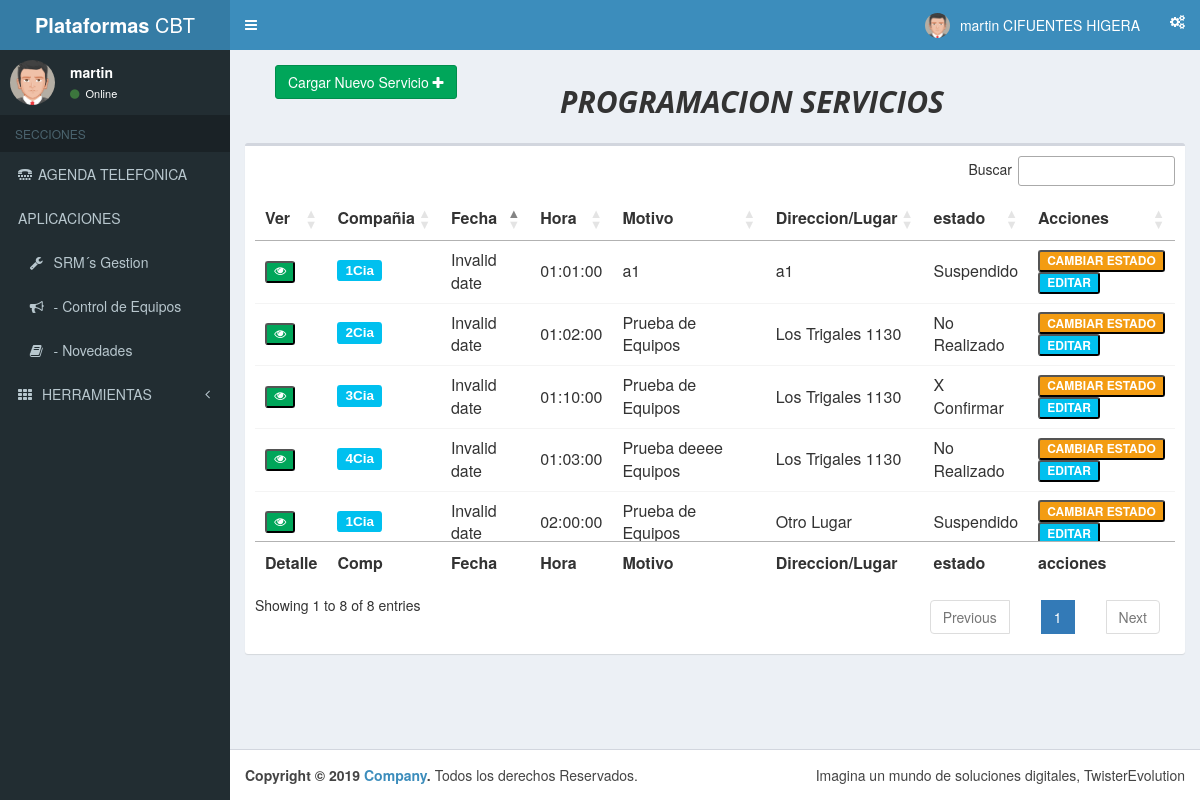
Screenshot of /setservicios.php (signed in) with the database file from the repository.
### tables this page shows
CREATE TABLE `set_servicio` (
  `id` int(11) NOT NULL,
  `fecha` varchar(10) NOT NULL,
  `hora` time NOT NULL,
  `motivo` varchar(500) NOT NULL,
  `direccion` varchar(500) NOT NULL,
  `observaciones` varchar(400) NOT NULL,
  `asignado` varchar(100) NOT NULL,
  `autorizado` varchar(100) NOT NULL,
  `obsCentral` varchar(600) NOT NULL,
  `estado` int(1) NOT NULL,
  `creado` timestamp NOT NULL DEFAULT CURRENT_TIMESTAMP,
  `modificado` varchar(100) NOT NULL,
  `last_update` timestamp NOT NULL DEFAULT '0000-00-00 00:00:00' ON UPDATE CURRENT_TIMESTAMP,
  `c1` int(11) NOT NULL,
  `c2` int(11) NOT NULL,
  `c3` int(11) NOT NULL,
  `c4` int(11) NOT NULL,
  `c5` int(11) NOT NULL,
  `c6` int(11) NOT NULL,
  `c7` int(11) NOT NULL,
  `c8` int(11) NOT NULL,
  `c9` int(11) NOT NULL,
  `c10` int(11) NOT NULL,
  `c11` int(11) NOT NULL,
  `c12` int(11) NOT NULL,
  `c13` int(11) NOT NULL,
  `c14` int(11) NOT NULL,
  `c20` int(11) NOT NULL,
  `c21` int(11) NOT NULL,
  `b1` int(11) NOT NULL,
  `q1` int(11) NOT NULL,
  `m1` int(11) NOT NULL,
  `b2` int(11) NOT NULL,
  `h2` int(11) NOT NULL,
  `hx2` int(11) NOT NULL,
  `b3` int(11) NOT NULL,
  `r3` int(11) NOT NULL,
  `rx3` int(11) NOT NULL,
  `b4` int(11) NOT NULL,
  `bx4` int(11) NOT NULL,
  `g4` int(11) NOT NULL,
  `b5` int(11) NOT NULL,
  `r5` int(11) NOT NULL,
  `b6` int(11) NOT NULL,
  `bx6` int(11) NOT NULL,
  `ba6` int(11) NOT NULL,
  `b7` int(11) NOT NULL,
  `bx7` int(11) NOT NULL,
  `m7` int(11) NOT NULL,
  `b8` int(11) NOT NULL,
  `s8` int(11) NOT NULL,
  `b9` int(11) NOT NULL,
  `b10` int(11) NOT NULL,
  `bx10` int(11) NOT NULL,
  `b11` int(11) NOT NULL,
  `b12` int(11) NOT NULL,
  `b13` int(11) NOT NULL,
  `z13` int(11) NOT NULL,
  `b14` int(11) NOT NULL,
  `k1` int(11) NOT NULL,
  `k2` int(11) NOT NULL,
  `k3` int(11) NOT NULL,
  `k4` int(11) NOT NULL,
  `lt1` int(11) NOT NULL,
  `j1` int(11) NOT NULL,
  `j2` int(11) NOT NULL,
  `j3` int(11) NOT NULL
);

### setservicios.php (the view, shortened to what this page needs)
      <?php
        include_once 'templates/head.php';
        include_once 'templates/header.php';
        include_once 'templates/asidebar.php';
        include_once 'funciones/funciones.php';
        $mostrar="";
        if ($_SESSION['permiso']!=2) {
              $mostrar = "WHERE estado = 0";
             } else{
              $mostrar = "";
             }
        $sql = "SELECT * FROM set_servicio $mostrar";
        $resultado = $conn->query($sql);
      ?>
       <?php
                        if ($_SESSION['permiso']==4) {
                          $ver="none";
                        }else {
                          $ver="inline";
                        }
                         ?>
    <div class="content-wrapper" id="">
      <section class="content-header">
        <div class="container" id="">
          <div class="col-md-3">
            <button type="button" class="btn btn-success" onclick="crearserviciocomandancia()" style="display: <?php echo $ver; ?>">Cargar Nuevo Servicio&nbsp<i class="fa fa-plus"></i></button>
          </div>
          <div class="col-md-8">
            <h2 class="titulolibro613" align=""><b>PROGRAMACION SERVICIOS</b></h2>
          </div>
        </div>
      </section>
    <section class="content container-fluid">
        <div class="box" id="">
              <div class="box-body" id="recarga">
                <table id="example2" class="table table-hover table-responsive table-dark">
                  <thead>
                  <tr>
                    <th>Ver</th>
                    <th>Compañia</th>
                    <th>Fecha</th>
                    <th>Hora</th>
                    <th>Motivo</th>
                    <th>Direccion/Lugar</th>
                    <th>estado</th>
                    <th>Acciones</th>
                  </tr>
                  </thead>
                  <tbody id="recargartabla">
                    <?php
                    while ($rows = $resultado->fetch_array()) {?>
                    <tr id="aqui">
                      <td><button id="<?php echo $rows['id']; ?>" class="label label-success" onclick="verservicios(this.id)"><i class="fa fa-eye"></i></button></td>
                      <td>
                         <?php
                              if ($rows['c1']==1) {echo '<h4 style="margin-bottom: 13px"><span class="label label-info ">1Cia</span></h4>';}
                              if ($rows['c2']==1) {echo '<h4 style="margin-bottom: 13px"><span class="label label-info">2Cia</span></h4>';}
                              if ($rows['c3']==1) {echo '<h4 style="margin-bottom: 13px"><span class="label label-info">3Cia</span></h4>';}
                              if ($rows['c4']==1) {echo '<h4 style="margin-bottom: 13px"><span class="label label-info">4Cia</span></h4>';}
                         ?>
                      </td>
                      <td><?php echo $rows['fecha'];?></td>
                      <td><?php echo $rows['hora'];?></td>
                      <td><?php echo $rows['motivo'];?></td>
                      <td><?php echo $rows['direccion'];?></td>
                      <td>
                      <?php
                        switch ($rows['estado']) {
                          case 1:
                            echo "Realizado";
                            break;
                          case 2:
                            echo "No Realizado";
                            break;
                          case 3:
                            echo "Suspendido";
                            break;
                          case 4:
                            echo "X Confirmar";
                            break;
                        }
                       ?></td>
                      <td>
                        <button class="label label-warning" id="<?php echo $rows['id'] ?>" onclick="cambioestadoserviciocomandancia(this.id)">CAMBIAR ESTADO</button>
                        <?php
                        if ($_SESSION['permiso']==4) {
                          $ver="none";
                        }else {
                          $ver="inline";
                        }
                         ?>
                        <button id="<?php echo $rows['id'] ?>" onclick="editarservcomandancia(this.id)" class="label label-info" style="display: <?php echo $ver ?>" >EDITAR </button>
                      </td>
                    </tr>
                  <?php } ?>
                  </tbody>
                  <tfoot>
                  <tr>
                    <th>Detalle</th>
                    <th>Comp</th>
                    <th>Fecha</th>
                    <th>Hora</th>
                    <th>Motivo</th>
                    <th>Direccion/Lugar</th>
                    <th>estado</th>
                    <th>acciones</th>
                  </tr>
                  </tfoot>
                </table>
              </div>
            </div>
    </section>
</div>
  <?php
      include_once 'templates/footer.php';
  ?>

### css/personal.css (style rules this page uses)
h2.titulolibro613 { font-family: 'Open Sans', "Adobe Blank"; font-style: italic; }

### rows the page displays
set_servicio: c1 "1Cia", hora "01:01:00", motivo "a1", direccion "a1", estado "Suspendido"
set_servicio: c2 "2Cia", hora "01:02:00", motivo "Prueba de Equipos", direccion "Los Trigales 1130", estado "No Realizado"
set_servicio: c3 "3Cia", hora "01:10:00", motivo "Prueba de Equipos", direccion "Los Trigales 1130", estado "X Confirmar"
set_servicio: c4 "4Cia", hora "01:03:00", motivo "Prueba deeee Equipos", direccion "Los Trigales 1130", estado "No Realizado"
set_servicio: c1 "1Cia", hora "02:00:00", motivo "Prueba de Equipos", direccion "Otro Lugar", estado "Suspendido"

### other values shown
$_SESSION['nombrecompleto'] "martin CIFUENTES HIGERA"
$_SESSION['nombre'] "martin"
